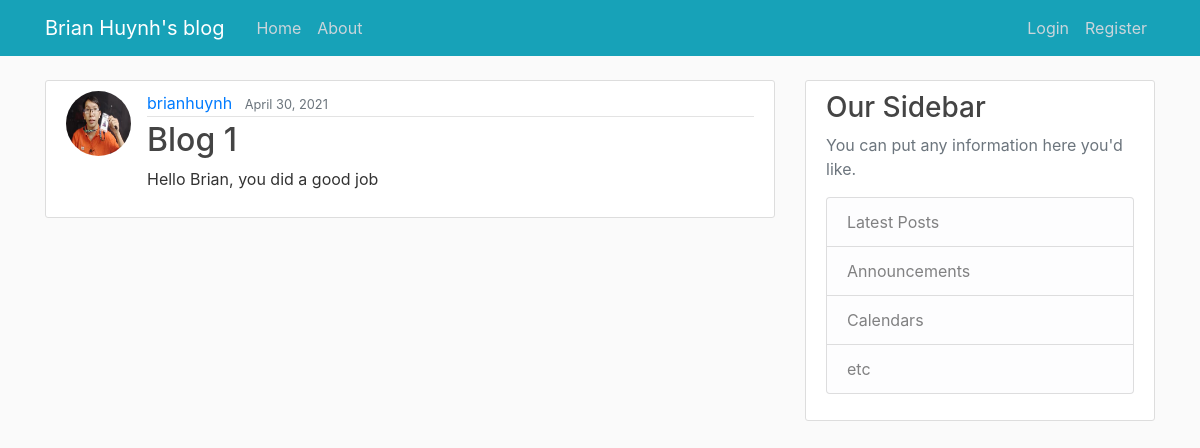
The app's page /, older data.
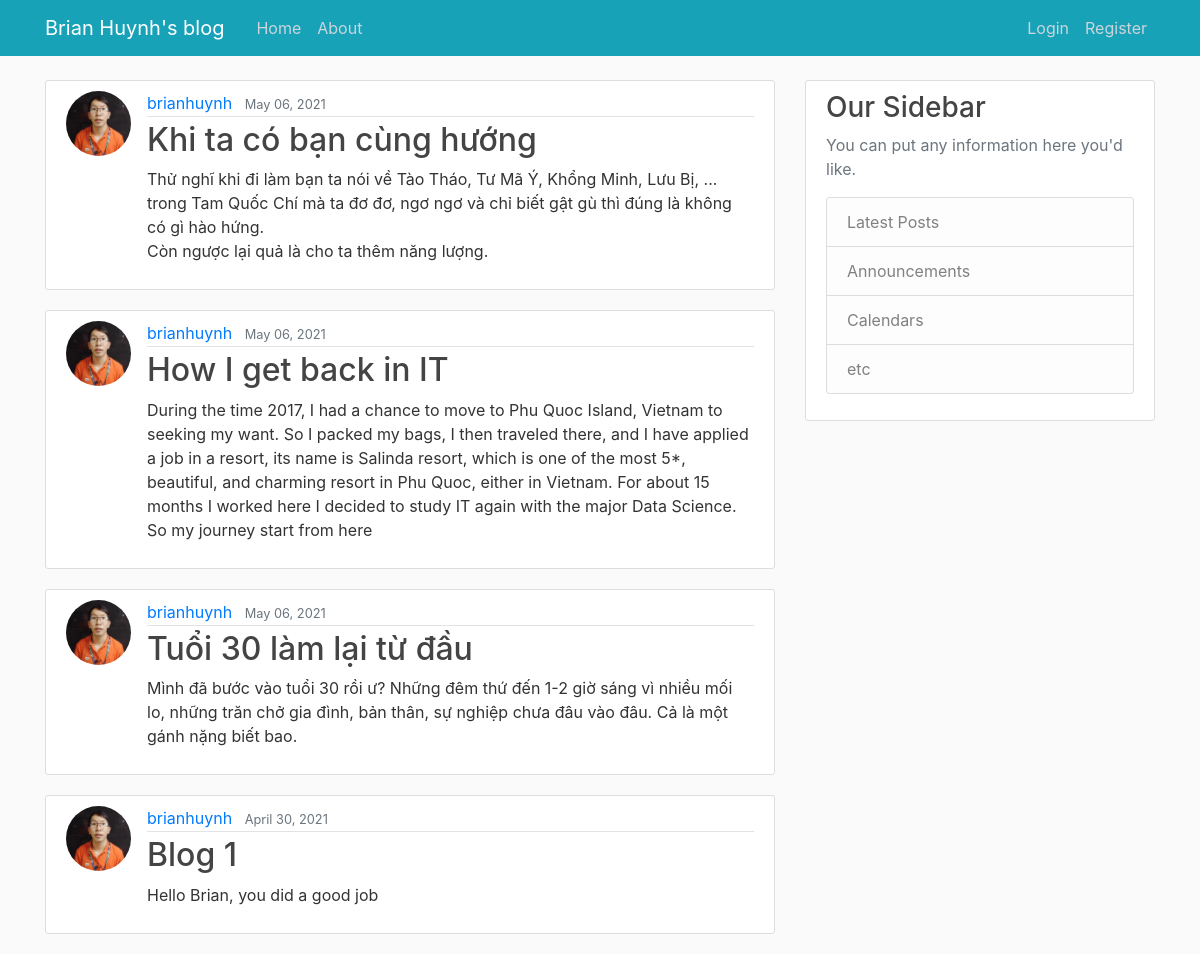
The same page, newer data.
### blog/models.py (models this page shows, shortened)
class Post(models.Model):
    title = models.CharField(max_length=100)
    content = models.TextField()
    date_posted = models.DateTimeField(default=timezone.now)
    author = models.ForeignKey(User, on_delete=models.CASCADE)

### users/models.py (models this page shows, shortened)
class Profile(models.Model):
    user = models.OneToOneField(User, on_delete=models.CASCADE)
    image = models.ImageField(default='default.jpg',upload_to='profile_pics')

### blog/views.py (the view)
# urls.py: path('', PostListView.as_view(), name='blog-home'),
class PostListView(ListView):
    model = Post
    template_name = 'blog/home.html'  # <app>/<model>_<viewtype>.html
    context_object_name = 'posts'
    ordering = ['-date_posted']
    paginate_by = 5

### blog/templates/blog/home.html (shortened to what this page needs)
{% extends "blog/base.html" %}
{% block content %}
    {% for post in posts %}
        <article class="media content-section">
          <img class="rounded-circle article-img" src="{{ post.author.profile.image.url }}">
          <div class="media-body">
            <div class="article-metadata">
              <a class="mr-2" href="#">{{ post.author }}</a>
              <small class="text-muted">{{ post.date_posted|date:"F d, Y"}}</small>
            </div>
            <h2><a class="article-title" href="{% url 'post-detail' post.id %}">{{ post.title }}</a></h2>
            <p class="article-content">{{ post.content }}</p>
          </div>
        </article>
    {% endfor %}
{% endblock content %}

### blog/templates/blog/base.html (shortened to what this page needs)
{% load static %}
<!DOCTYPE html>
<html>
<head>
<link rel="stylesheet" href="https://maxcdn.bootstrapcdn.com/bootstrap/4.0.0/css/bootstrap.min.css">
<link rel="stylesheet" type="text/css" href="{% static 'blog/main.css' %}">
</head>
<body>
<header class="site-header">
  <nav class="navbar navbar-expand-md navbar-dark bg-info fixed-top">
    <div class="container">
      <a class="navbar-brand mr-4" href="{% url 'blog-home' %}">Brian Huynh's blog</a>
      <div class="collapse navbar-collapse" id="navbarToggle">
        <div class="navbar-nav mr-auto">
          <a class="nav-item nav-link" href="{% url 'blog-home' %}">Home</a>
          <a class="nav-item nav-link" href="{% url 'blog-about' %}">About</a>
        </div>
        <div class="navbar-nav">
        {% if user.is_authenticated %}
            <a class="nav-item nav-link" href="{% url 'post-create' %}">New Post</a>
            <a class="nav-item nav-link" href="{% url 'profile' %}">Profile</a>
            <a class="nav-item nav-link" href="{% url 'logout' %}">Logout</a>
        {% else %}
            <a class="nav-item nav-link" href="{% url 'login' %}">Login</a>
            <a class="nav-item nav-link" href="{% url 'register' %}">Register</a>
        {% endif%}
        </div>
      </div>
    </div>
  </nav>
</header>
<main role="main" class="container">
  <div class="row">
    <div class="col-md-8">
      {% block content %}{% endblock %}
    </div>
    <div class="col-md-4">
      <div class="content-section">
        <h3>Our Sidebar</h3>
        <p class='text-muted'>You can put any information here you'd like.
          <ul class="list-group">
            <li class="list-group-item list-group-item-light">Latest Posts</li>
            <li class="list-group-item list-group-item-light">Announcements</li>
            <li class="list-group-item list-group-item-light">Calendars</li>
            <li class="list-group-item list-group-item-light">etc</li>
          </ul>
        </p>
      </div>
    </div>
  </div>
</main>
</body>
</html>

### blog/static/blog/main.css (style rules this page uses)
body { background: #fafafa; color: #333333; margin-top: 5rem; }
h1, h2, h3, h4, h5, h6 { color: #444444; }
ul { margin: 0; }
.site-header .navbar-nav .nav-link { color: #cbd5db; }
.content-section { background: #ffffff; padding: 10px 20px; border: 1px solid #dddddd; border-radius: 3px; margin-bottom: 20px; }
.article-title { color: #444444; }
.article-content { white-space: pre-line; }
.article-img { height: 65px; width: 65px; margin-right: 16px; }
.article-metadata { padding-bottom: 1px; margin-bottom: 4px; border-bottom: 1px solid #e3e3e3 }

Row changes from the older to the newer data that the page shows:
added Post: author.profile.image (picture), author "brianhuynh", date_posted "May 06, 2021", title "Khi ta có bạn cùng hướng", content "Thử nghĩ khi đi làm bạn ta nói về Tào Tháo, Tư Mã Ý, Khổng Minh, Lưu Bị, ... trong Tam Quốc Chí mà ta đơ đơ, ngơ ngơ và chỉ biết gật gù thì đúng là không có gì hào hứng. Còn ngược lại quả là cho ta thêm năng lượng."
added Post: author.profile.image (picture), author "brianhuynh", date_posted "May 06, 2021", title "How I get back in IT", content "During the time 2017, I had a chance to move to Phu Quoc Island, Vietnam to seeking my want. So I packed my bags, I then traveled there, and I have applied a job in a resort, its name is Salinda resort, which is one of the most 5*, beautiful, and charming resort in Phu Quoc, either in Vietnam. For about 15 months I worked here I decided to study IT again with the major Data Science. So my journey start from here"
added Post: author.profile.image (picture), author "brianhuynh", date_posted "May 06, 2021", title "Tuổi 30 làm lại từ đầu", content "Mình đã bước vào tuổi 30 rồi ư? Những đêm thứ đến 1-2 giờ sáng vì nhiều mối lo, những trăn chở gia đình, bản thân, sự nghiệp chưa đâu vào đâu. Cả là một gánh nặng biết bao."
changed through a linked row, Post "Blog 1": author.profile.image: a different picture
